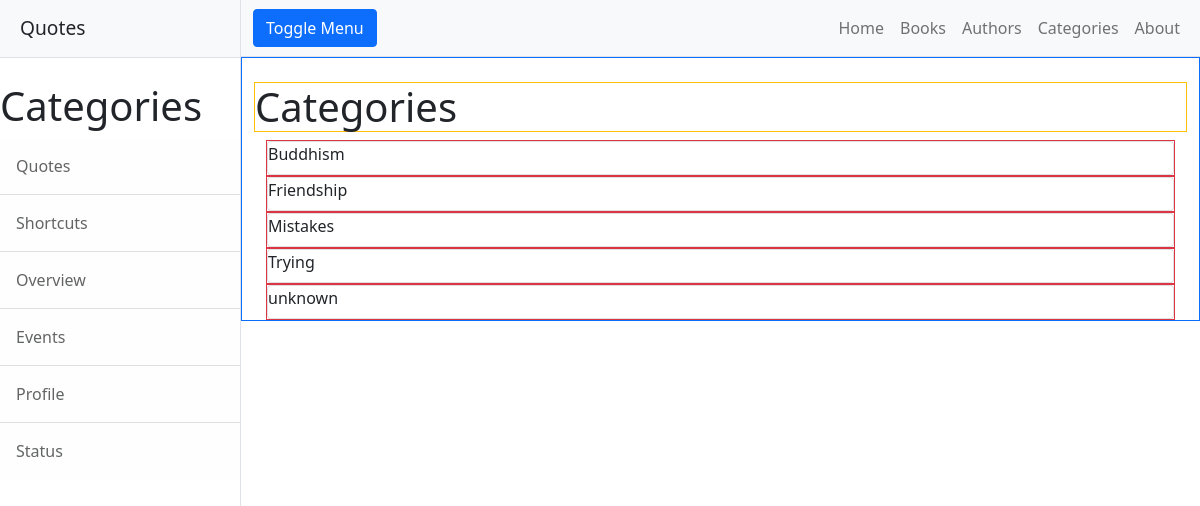
Page /categories/ on the earlier database version.
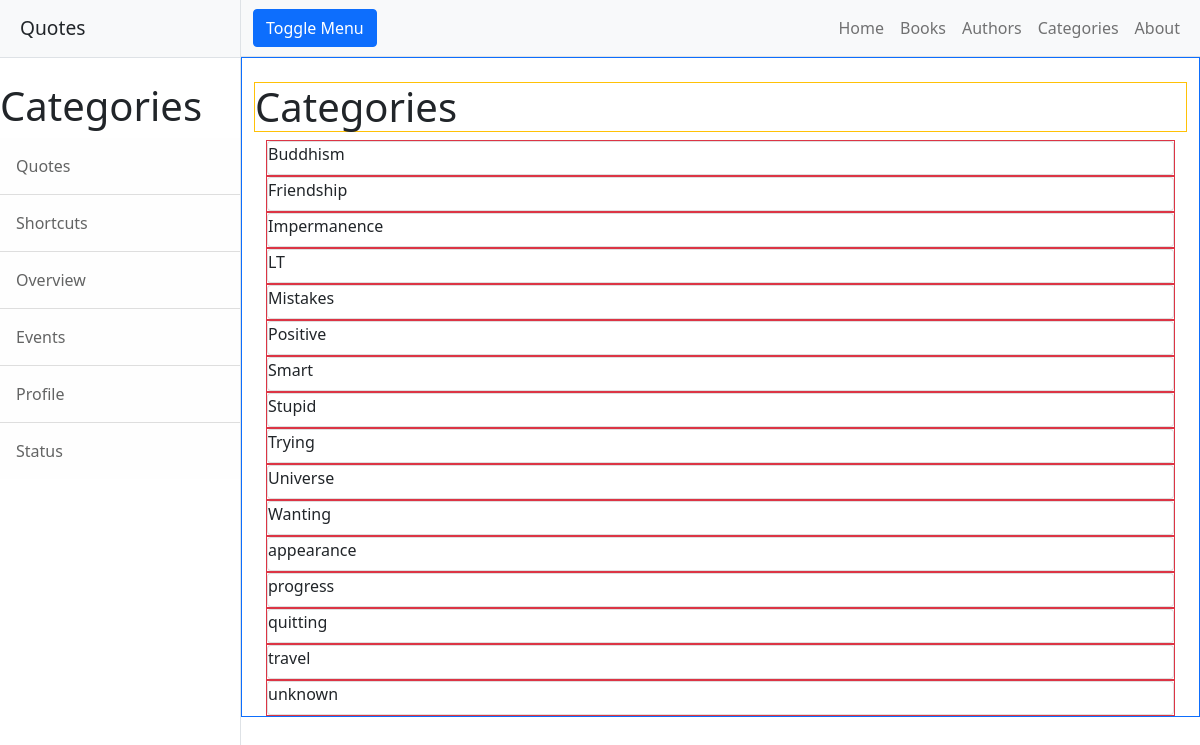
Same page on the later database version.
### app1/models.py (models this page shows, shortened)
class Category(models.Model):
    name = models.CharField(max_length=50, null=True)
    class Meta:
        ordering = ['name']

### app1/views.py (the view)
# urls.py: path("categories/", views.categories, name="categories"),
def categories(request):
    return render(request=request,
                  template_name="app1/categories.html",
                  context={"category": Category.objects.all})

### app1/templates/app1/categories.html (shortened to what this page needs)
{% extends 'app1/header.html' %}
{% load static %}
{% block content %}
<div class="container-fluid border border-primary">
    <h1 class="mt-4 border border-warning">Categories</h1>
    {% for cat in category %}
    <div class="container"
	<div class="row">
	    <div class="col s12 m6 border border-danger">
		<div class="card hoverable">
		    <span class="card-title">{{cat.name}}</span>
		</div>
	    </div>
	</div>
	{% endfor %}
    </div>
</div>
</div>
    </body>
</html>
{% endblock %}

Differences in the rows shown:
added Category: name "Impermanence"
added Category: name "LT"
added Category: name "Positive"
added Category: name "Smart"
added Category: name "Stupid"
added Category: name "Universe"
added Category: name "Wanting"
added Category: name "appearance"
added Category: name "progress"
added Category: name "quitting"
added Category: name "travel"
